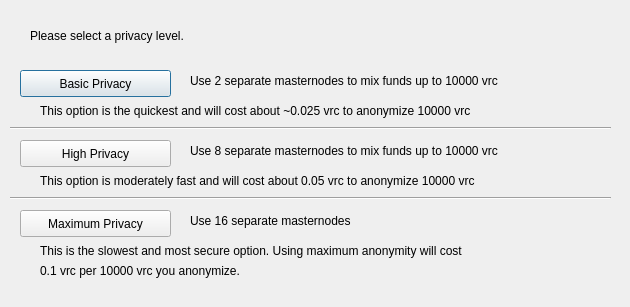
<?xml version="1.0" encoding="UTF-8"?>
<ui version="4.0">
 <class>ObfuscationConfig</class>
 <widget class="QDialog" name="ObfuscationConfig">
  <property name="geometry">
   <rect>
    <x>0</x>
    <y>0</y>
    <width>630</width>
    <height>307</height>
   </rect>
  </property>
  <property name="windowTitle">
   <string>Configure Obfuscation</string>
  </property>
  <widget class="QPushButton" name="buttonBasic">
   <property name="geometry">
    <rect>
     <x>20</x>
     <y>70</y>
     <width>151</width>
     <height>27</height>
    </rect>
   </property>
   <property name="text">
    <string>Basic Privacy</string>
   </property>
  </widget>
  <widget class="QPushButton" name="buttonHigh">
   <property name="geometry">
    <rect>
     <x>20</x>
     <y>140</y>
     <width>151</width>
     <height>27</height>
    </rect>
   </property>
   <property name="text">
    <string>High Privacy</string>
   </property>
  </widget>
  <widget class="QPushButton" name="buttonMax">
   <property name="geometry">
    <rect>
     <x>20</x>
     <y>210</y>
     <width>151</width>
     <height>27</height>
    </rect>
   </property>
   <property name="text">
    <string>Maximum Privacy</string>
   </property>
  </widget>
  <widget class="QLabel" name="label">
   <property name="geometry">
    <rect>
     <x>30</x>
     <y>20</y>
     <width>571</width>
     <height>31</height>
    </rect>
   </property>
   <property name="text">
    <string>Please select a privacy level.</string>
   </property>
  </widget>
  <widget class="QLabel" name="label_2">
   <property name="geometry">
    <rect>
     <x>190</x>
     <y>70</y>
     <width>421</width>
     <height>21</height>
    </rect>
   </property>
   <property name="text">
    <string>Use 2 separate masternodes to mix funds up to 10000 vrc</string>
   </property>
  </widget>
  <widget class="QLabel" name="label_3">
   <property name="geometry">
    <rect>
     <x>190</x>
     <y>140</y>
     <width>411</width>
     <height>21</height>
    </rect>
   </property>
   <property name="text">
    <string>Use 8 separate masternodes to mix funds up to 10000 vrc</string>
   </property>
  </widget>
  <widget class="QLabel" name="label_4">
   <property name="geometry">
    <rect>
     <x>190</x>
     <y>210</y>
     <width>421</width>
     <height>21</height>
    </rect>
   </property>
   <property name="text">
    <string>Use 16 separate masternodes</string>
   </property>
  </widget>
  <widget class="QLabel" name="label_6">
   <property name="geometry">
    <rect>
     <x>40</x>
     <y>100</y>
     <width>561</width>
     <height>21</height>
    </rect>
   </property>
   <property name="text">
    <string>This option is the quickest and will cost about ~0.025 vrc to anonymize 10000 vrc</string>
   </property>
  </widget>
  <widget class="QLabel" name="label_7">
   <property name="geometry">
    <rect>
     <x>40</x>
     <y>170</y>
     <width>561</width>
     <height>21</height>
    </rect>
   </property>
   <property name="text">
    <string>This option is moderately fast and will cost about 0.05 vrc to anonymize 10000 vrc</string>
   </property>
  </widget>
  <widget class="QLabel" name="label_8">
   <property name="geometry">
    <rect>
     <x>40</x>
     <y>240</y>
     <width>561</width>
     <height>21</height>
    </rect>
   </property>
   <property name="text">
    <string>This is the slowest and most secure option. Using maximum anonymity will cost</string>
   </property>
  </widget>
  <widget class="QLabel" name="label_9">
   <property name="geometry">
    <rect>
     <x>40</x>
     <y>260</y>
     <width>561</width>
     <height>21</height>
    </rect>
   </property>
   <property name="text">
    <string>0.1 vrc per 10000 vrc you anonymize.</string>
   </property>
  </widget>
  <widget class="Line" name="line">
   <property name="geometry">
    <rect>
     <x>10</x>
     <y>120</y>
     <width>601</width>
     <height>16</height>
    </rect>
   </property>
   <property name="orientation">
    <enum>Qt::Horizontal</enum>
   </property>
  </widget>
  <widget class="Line" name="line_2">
   <property name="geometry">
    <rect>
     <x>10</x>
     <y>190</y>
     <width>601</width>
     <height>16</height>
    </rect>
   </property>
   <property name="orientation">
    <enum>Qt::Horizontal</enum>
   </property>
  </widget>
 </widget>
 <resources/>
 <connections/>
</ui>
